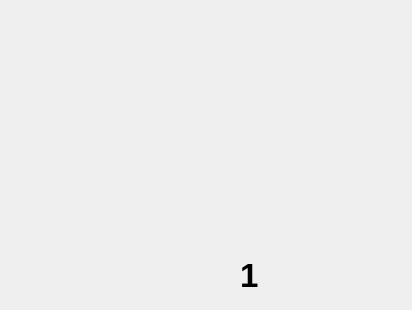
<?xml version="1.0" encoding="UTF-8"?>
<ui version="4.0">
 <class>Dialog</class>
 <widget class="QDialog" name="Dialog">
  <property name="geometry">
   <rect>
    <x>0</x>
    <y>0</y>
    <width>412</width>
    <height>310</height>
   </rect>
  </property>
  <property name="windowTitle">
   <string>Waiting</string>
  </property>
  <widget class="QLabel" name="waitingLabel">
   <property name="geometry">
    <rect>
     <x>0</x>
     <y>0</y>
     <width>421</width>
     <height>311</height>
    </rect>
   </property>
   <property name="styleSheet">
    <string notr="true">background-image: url(:/waitingImages/waiting.png)</string>
   </property>
   <property name="text">
    <string/>
   </property>
  </widget>
  <widget class="QLabel" name="waitingHangmansLabel">
   <property name="geometry">
    <rect>
     <x>0</x>
     <y>-10</y>
     <width>461</width>
     <height>251</height>
    </rect>
   </property>
   <property name="styleSheet">
    <string notr="true">background-image: url(:/waitingImages/hangman8.png)</string>
   </property>
   <property name="text">
    <string/>
   </property>
  </widget>
  <widget class="QLabel" name="gameID">
   <property name="geometry">
    <rect>
     <x>70</x>
     <y>250</y>
     <width>141</width>
     <height>51</height>
    </rect>
   </property>
   <property name="styleSheet">
    <string notr="true">image: url(:/waitingImages/game_id.png)</string>
   </property>
   <property name="text">
    <string/>
   </property>
  </widget>
  <widget class="QLabel" name="gameIDLabel">
   <property name="geometry">
    <rect>
     <x>240</x>
     <y>250</y>
     <width>81</width>
     <height>51</height>
    </rect>
   </property>
   <property name="font">
    <font>
     <pointsize>25</pointsize>
     <weight>75</weight>
     <bold>true</bold>
    </font>
   </property>
   <property name="text">
    <string>1</string>
   </property>
  </widget>
 </widget>
 <resources>
  <include location="waitingroom.qrc"/>
 </resources>
 <connections/>
</ui>
